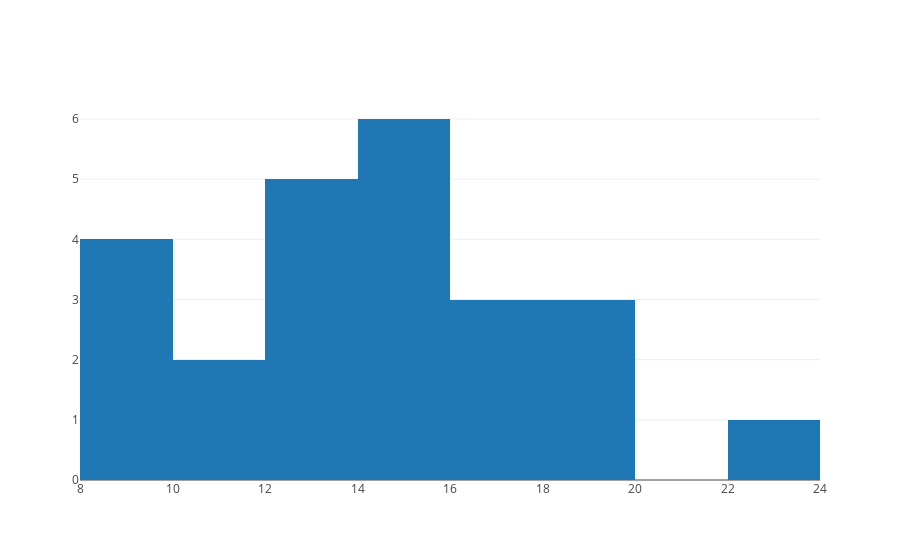
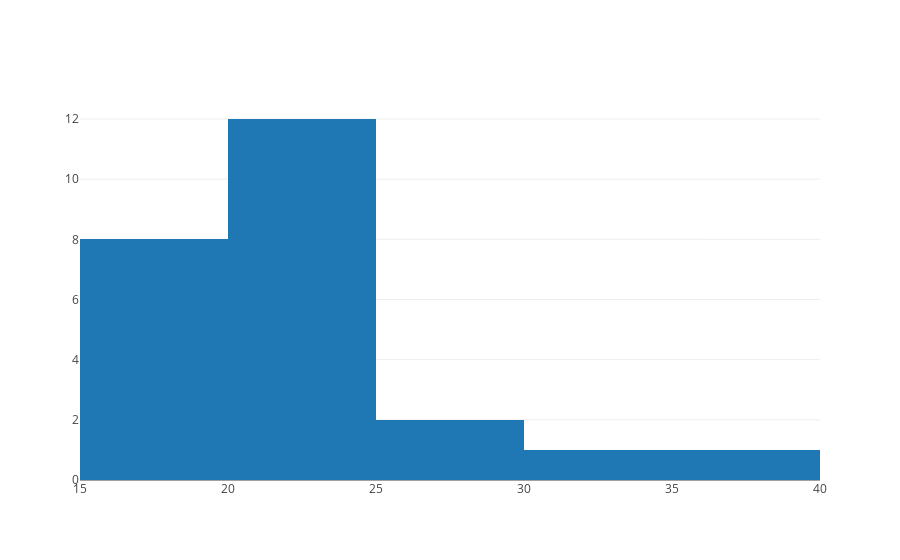

Notebook code for these charts, in order:
### Markdown cell above
(4) Provide one or two visualizations that show the distribution of the sample data. Write one or two sentences noting what you observe about the plot or plots.

### Code cell
data = df.Congruent
h_data = [go.Histogram(x=data)]
py.iplot(h_data)

data = df.Incongruent
h_data = [go.Histogram(x=data)]
py.iplot(h_data)

### Figure 1 — Plotly figure (JSON) as saved in the notebook; plotly's stock layout.template omitted (floating-point values rounded to 4 significant figures)
{"data": [{"type": "histogram", "x": [12.08, 16.79, 9.564, 8.63, 14.67, 12.24, 14.69, 8.987, 9.401, 14.48, 22.33, 15.3, 15.07, 16.93, 18.2, 12.13, 18.5, 10.64, 11.34, 12.37, 12.94, 14.23, 19.71, 16.0]}], "layout": {}}

### Figure 2 — Plotly figure (JSON) as saved in the notebook; plotly's stock layout.template omitted (floating-point values rounded to 4 significant figures)
{"data": [{"type": "histogram", "x": [19.28, 18.74, 21.21, 15.69, 22.8, 20.88, 24.57, 17.39, 20.76, 26.28, 24.52, 18.64, 17.51, 20.33, 35.26, 22.16, 25.14, 20.43, 17.43, 34.29, 23.89, 17.96, 22.06, 21.16]}], "layout": {}}
